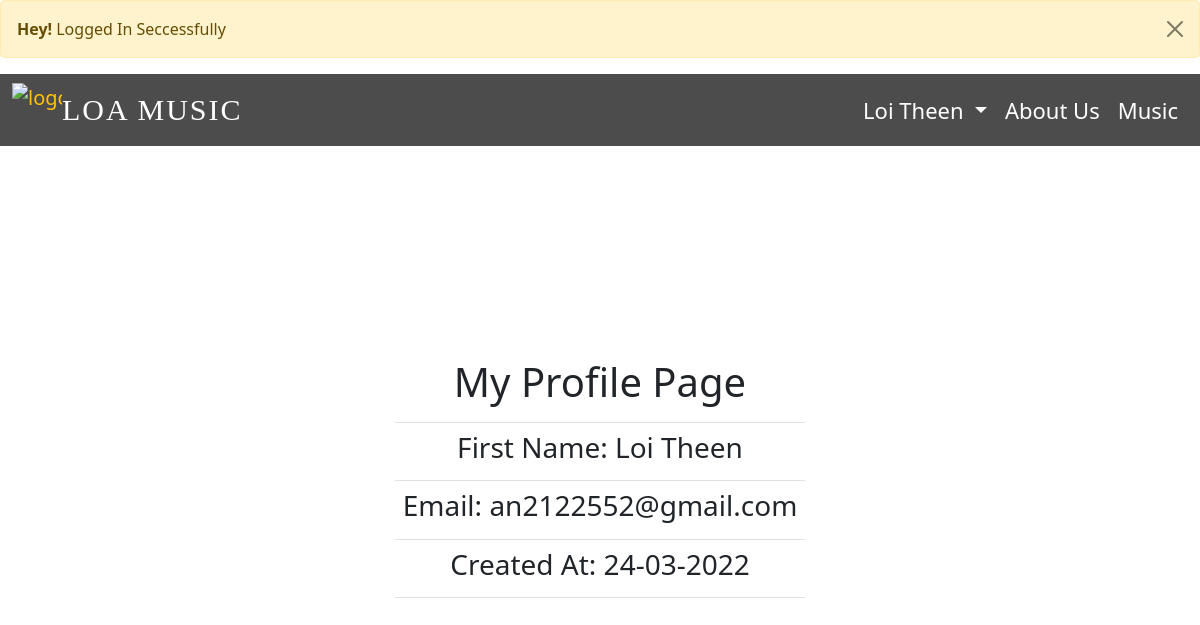
Page /my-profile.php (signed in) on the committed database.
### tables this page shows
CREATE TABLE `users` (
  `id` int(11) NOT NULL,
  `fname` varchar(255) NOT NULL,
  `lname` varchar(255) NOT NULL,
  `email` varchar(255) NOT NULL,
  `password` varchar(255) NOT NULL,
  `role_as` tinyint(4) NOT NULL DEFAULT 0,
  `status` tinyint(1) NOT NULL DEFAULT 0,
  `created_at` timestamp NOT NULL DEFAULT current_timestamp()
);

### config/OOPdbcon.php (called while the page is built, shortened)
<?php
class OOPdbcon{
    public function __construct()
    {
        $conn = new mysqli(DB_HOST, DB_USER, DB_PASSWORD, DB_DATABASE);
        return $this->conn = $conn;
    }
}
?>

### controllers/AuthenticationController.php (called while the page is built, shortened)
<?php
class AuthenticationController{
    public function __construct()
    {
        $db = new OOPdbcon;
        $this->conn = $db->conn;
    }
    private function checkIsLoggedIn(){
        if(!isset($_SESSION['authenticated'])){
            redirect("Please login to access the page", "login.php");
            return false;
        }else{
            return true;
        }
    }
    public function authDetail(){
        $checkAuth = $this->checkIsLoggedIn();
        if($checkAuth){
            $user_id = $_SESSION['auth_user']['user_id'];
            $getUserData = "SELECT * FROM users WHERE id='$user_id' LIMIT 1";
            $result = $this->conn->query($getUserData);
            if($result->num_rows > 0){
                $data = $result->fetch_assoc();
                return $data;
            }else{
                redirect("Something went wrong", "login.php");
            }
        }else{
            return false;
        }
    }
}
?>

### my-profile.php (the view, shortened to what this page needs)
<?php
include_once('controllers/AuthenticationController.php');
$authenticated = new AuthenticationController;
$data = $authenticated->authDetail();
?>
<!DOCTYPE html>
<html lang="en">
<head>
    <link rel="stylesheet" href="../IP_Assignment/style/style.css">
    <link rel="stylesheet" href="../IP_Assignment/assets/css/bootstrap5.min.css">
</head>
<body>
    <?php include('message.php'); ?>
    <nav class="navbar navbar-expand-lg container-fluid" style="position: fixed">
        <a class="navbar-brand mr-5 text-warning" href="<?= base_url('homepage.php') ?>"><img src="../IP_Assignment/logo.gif" class="anotherStyleOfLogo" style="width: 50px; height: 50px; text-align: center;" alt="logo gif"><span class="anotherStyleOfLOA">LOA MUSIC</span></a>
        <div class="collapse navbar-collapse" id="navbarSupportedContent">
            <ul class="navbar-nav ms-auto mb-2 mb-lg-0">
                <?php if (isset($_SESSION['authenticated'])) : ?>
                    <li class="nav-item dropdown">
                        <a class="nav-link dropdown-toggle text-white" style="font-size: 22px; padding-right: 10px;" href="#" id="navbarDropdownMenuLink" role="button" data-bs-toggle="dropdown" aria-expanded="false">
                            <?= $_SESSION['auth_user']['user_fname'] . " " . $_SESSION['auth_user']['user_lname']; ?>
                        </a>
                    </li>
                <?php endif; ?>
                <li class="nav-item">
                    <a class="nav-link text-white" style="font-size: 22px; padding-right: 10px;" href="#about">About Us</a>
                </li>
                <li class="nav-item">
                    <a class="nav-link text-white" style="font-size: 22px; padding-right: 10px;" href="#">Music</a>
                </li>
            </ul>
        </div>
    </nav>
    <table class="table container text-center w-50">
        <th><h1>My Profile Page</h1></th>
        <tr>
            <td><h3>First Name: <?= $data['fname']. ' ' .$data['lname'];  ?></h3></td>
        </tr>
        <tr>
            <td><h3>Email: <?= $data['email']; ?></h3></td>
        </tr>
        <tr>
            <td><h3>Created At: <?= date('d-m-Y', strtotime($data['created_at'])); ?></h3></td>
        </tr>
    </table>
</body>
</html>

### style/style.css (style rules this page uses)
html { scroll-behavior: smooth; }
.container { min-height: 100vh; position: relative; max-width: 100%; margin-left: auto; margin-right: auto; display: flex; align-items: center; justify-content: space-around; flex-wrap: wrap; }

### my-profile.php (style rules this page uses)
* { margin: 0%; padding: 0%; }
nav { background-color: rgba(0, 0, 0, 0.7); }
.anotherStyleOfLOA { color: #fff; font-size: 30px; letter-spacing: 2px; font-family: serif; }
.anotherStyleOfLogo { margin-top: -13px; display: inline-block; }

### rows in the picture
users: fname "Loi", lname "Theen", email "an2122552@gmail.com", created_at "24-03-2022"

### other values in the picture
$_SESSION['message'] "Logged In Seccessfully"
$_SESSION['auth_user']['user_fname'] "Loi"
$_SESSION['auth_user']['user_lname'] "Theen"
